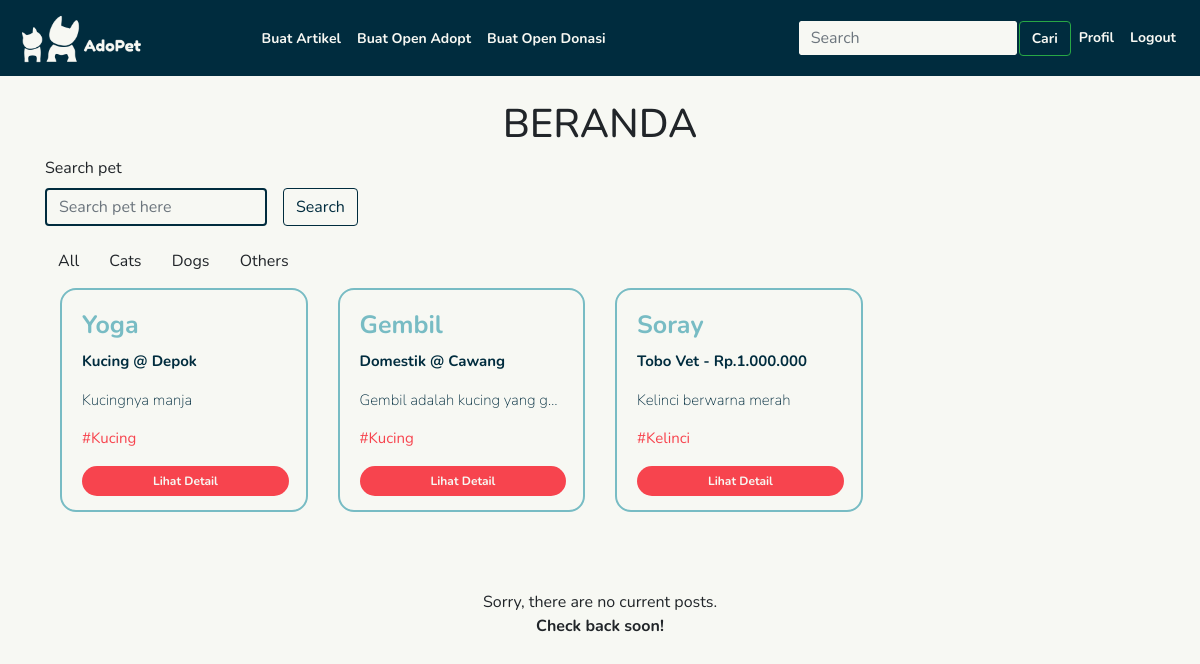
The page /user/ on the database its author committed.
### user/models.py (models this page shows)
class Hewan(models.Model):
    KATEGORI_HEWAN = [
        ("Kucing", "Kucing"),
        ("Anjing", "Anjing"),
        ("Kelinci", "Kelinci"),
        ("Burung", "Burung"),
        ("Ikan", "Ikan"),
        ("Hewan Pengerat", "Pengerat"),
        ("Unggas", "Unggas"),
        ("Reptil", "Reptil"),
        ("Lainnya", "Lainnya")
    ]
    JENIS_KELAMIN_HEWAN = [
        ("Jantan", "Jantan"),
        ("Betina", "Betina")
    ]
    nama_hewan = models.CharField(max_length = 50)
    jenis_hewan = models.CharField(max_length = 50)
    jenis_kelamin_hewan = models.CharField(max_length = 50, choices = JENIS_KELAMIN_HEWAN)
    usia_hewan = models.CharField(max_length = 50)
    domisili_hewan = models.CharField(max_length = 50)
    keterangan = models.CharField(max_length = 500, default = "")
    kategori = models.CharField(max_length = 50, choices = KATEGORI_HEWAN)
    kondisi_fisik_hewan = models.CharField(max_length = 500)
    kondisi_psikis_hewan = models.CharField(max_length = 500)
    mahar_adopsi = models.CharField(max_length = 500, default = "")

class Donasi(models.Model):
    KATEGORI_HEWAN = [
        ("Kucing", "Kucing"),
        ("Anjing", "Anjing"),
        ("Kelinci", "Kelinci"),
        ("Burung", "Burung"),
        ("Ikan", "Ikan"),
        ("Hewan Pengerat", "Pengerat"),
        ("Unggas", "Unggas"),
        ("Reptil", "Reptil"),
        ("Lainnya", "Lainnya")
    ]
    JENIS_KELAMIN_HEWAN = [
        ("Jantan", "Jantan"),
        ("Betina", "Betina")
    ]
    nama_hewan = models.CharField(max_length = 50)
    jenis_hewan = models.CharField(max_length = 50)
    jenis_kelamin_hewan = models.CharField(max_length = 50, choices = JENIS_KELAMIN_HEWAN)
    usia_hewan = models.CharField(max_length = 50)
    domisili_hewan = models.CharField(max_length = 50)
    keterangan = models.CharField(max_length = 500, default = "")
    kategori = models.CharField(max_length = 50, choices = KATEGORI_HEWAN)
    kondisi_kesehatan = models.CharField(max_length = 500)
    lokasi_perawatan = models.CharField(max_length = 100)
    biaya_perawatan = models.CharField(max_length = 50, default = "")
    verifikasi = models.BooleanField(default = False)

### user/views.py (the view)
# urls.py: path('', views.beranda, name='beranda'),
def beranda(request):
    database = Hewan.objects.all().values()
    donasi = Donasi.objects.all().values()
    artikel = Artikel.objects.all().values()
    context = {
        'database' : database,
        'donasi' : donasi,
        'artikel' : artikel
    }
    return render(request, 'homepage/beranda.html', context)

### templates/homepage/beranda.html (shortened to what this page needs)
{% extends 'navbar.html' %}
{% block content_block %}
<h1 class="text-center pt-4">BERANDA</h1>
<div class="container pb-4">
    <div class="row">
        <form action="{% url 'user:search' %}" method="GET">
            <div class="col">
                <label for="searchpet">Search pet</label>
                <div class="d-flex align-items-center flex-nowrap mb-2">
                    <input type="search" class="form-control" id="search" name="search" placeholder="Search pet here">
                    <button class="btn btn-outline-primary ml-3" style="border: 1px solid #002c3e !important; color: #002c3e;"
                    type="submit">Search</button>
                </div>
                <div class="mt-3 mb-2" style="align-items:flex-start;">
                    <button class="btn orange-btn filter-btn" id="btn-all">All</button>
                    <button class="btn orange-btn filter-btn" id="btn-cats">Cats</button>
                    <button class="btn orange-btn filter-btn" id="btn-dogs">Dogs</button>
                    <button class="btn orange-btn filter-btn" id="btn-others">Others</button>
                </div>
            </div>
        </form>
    </div>
    <div class="container">
        <div class="row" id="all-pet">
        {% if database %}
            {% for i in database %}
                <div class="col-12 col-sm-6 col-md-4 col-lg-3 card-square">
                    <div class="card h-100">
                        <div class="card-body">
                            <div class="card-judul">
                                <h5 class="card-title">{{i.nama_hewan}}</h5>
                            </div>
                            <div class="card-isi">
                                <p class="card-text">{{i.jenis_hewan}} @ {{i.domisili_hewan}}</p>
                                <p class="card-keterangan">{{i.keterangan}}</p>
                            </div class="card-bottom">
                            <p class="card-kategori">#{{i.kategori}}</p>
                            <a type="button" onclick="location.href='/user/detail-open-adopt/{{i.id}}'" target="_blank" class="btn btn-detail">Lihat Detail</a><br>
                        </div>
                    </div>
                </div>
            {% endfor %}
        {% endif %}
        {% if donasi %}
            {% for j in donasi %}
            {% if j.verifikasi %}
            <div class="col-12 col-sm-6 col-md-4 col-lg-3 card-square">
                <div class="card h-100">
                    <div class="card-body">
                        <div class="card-judul">
                            <h5 class="card-title">{{j.nama_hewan}}</h5>
                        </div>
                        <div class="card-isi">
                            <p class="card-text">{{j.lokasi_perawatan}} - {{j.biaya_perawatan}}</p>
                            <p class="card-keterangan">{{j.keterangan}}</p>
                        </div class="card-bottom">
                        <p class="card-kategori">#{{j.kategori}}</p>
                        <a type="button" onclick="location.href='/user/detail-donasi/{{j.id}}'" target="_blank" class="btn btn-detail">Lihat Detail</a><br>
                    </div>
                </div>
            </div>
            {% endif %}
            {% endfor %}
        {% endif %}
        {% if artikel %}
            {% for k in artikel %}
            {% if k.verifikasi_artikel %}
            <div class="col-12 col-sm-6 col-md-4 col-lg-3 card-square">
                <div class="card h-100">
                    <div class="card-body">
                        <div class="card-judul">
                            <h5 class="card-title">{{k.judul_artikel}}</h5>
                        </div>
                        <div class="card-isi">
                            <p class="card-keterangan">{{k.isi_artikel}}</p>
                        </div class="card-bottom">
                            <p class="card-kategori">#{{k.tag_artikel}}</p>
                            <a type="button" onclick="location.href='/user/detail-artikel/{{k.id}}'" target="_blank" class="btn btn-detail">Lihat Detail</a><br>
                    </div>
                </div>
            </div>
            {% endif %}
            {% endfor %}
        {% else %}
		<div class="container my-5 text-center">
			Sorry, there are no current posts.<br><strong>Check back soon!</strong>
		</div>
        {% endif %}
        </div>
    </div>
{% endblock content_block %}

### static/css/style.css (style rules this page uses)
body { background-color: #F7F8F3 !important; font-family: Nunito !important; }
* { box-sizing: border-box; }
.form-control { background-color: #F7F8F3 !important; border: 2px solid #002c3e !important; }
.card { margin-right: 0px !important; background-color: #F7F8F3 !important; border-radius: 16px !important; border-width: 2px !important; border-color: #78BCC4 !important; margin-bottom: 30px !important; }
.card-square { height: fit-content !important; }
.card-isi { font-family: Nunito !important; font-style: normal; margin-top: 5px !important; font-weight: 700 !important; font-size: 15px !important; color: #002C3E; }
.card-judul { padding-bottom: 0px; block-size: 35px; font-family: Nunito !important; font-style: normal; font-weight: 900; font-size: 30px; color: #78BCC4; }
.card-title { font-weight: 700 !important; font-size: 25px !important; block-size: 40px !important; }
.btn-detail { color : #F7F8F3 !important; background-color: #F7444E !important; border: 0px !important; box-sizing: border-box; border-radius: 20px !important; font-family: Nunito !important; font-weight: 700 !important; font-size: 12px !important; position: absolute; width: 85%; }
.card-kategori { color: #F7444E !important; font-family: Nunito !important; font-size: 15px; }
.card-keterangan { font-weight: 200 !important ; max-block-size: 100px !important; white-space: nowrap !important; overflow: hidden !important; text-overflow: ellipsis !important; }

### rows shown on the page
Hewan: nama_hewan "Yoga", jenis_hewan "Kucing", domisili_hewan "Depok", keterangan "Kucingnya manja", kategori "Kucing"
Hewan: nama_hewan "Gembil", jenis_hewan "Domestik", domisili_hewan "Cawang", keterangan "Gembil adalah kucing yang g…", kategori "Kucing"
Donasi: nama_hewan "Soray", lokasi_perawatan "Tobo Vet", biaya_perawatan "Rp.1.000.000", keterangan "Kelinci berwarna merah", kategori "Kelinci"
